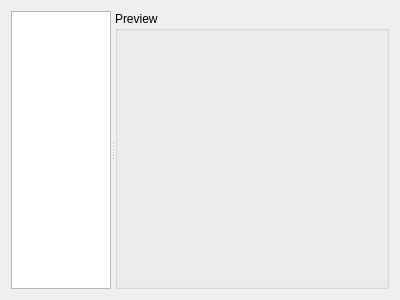
<?xml version="1.0" encoding="UTF-8"?>
<ui version="4.0">
 <class>CameraSelectionFormContentsClass</class>
 <widget class="QWidget" name="CameraSelectionFormContentsClass">
  <property name="geometry">
   <rect>
    <x>0</x>
    <y>0</y>
    <width>400</width>
    <height>300</height>
   </rect>
  </property>
  <property name="sizePolicy">
   <sizepolicy hsizetype="Expanding" vsizetype="Expanding">
    <horstretch>0</horstretch>
    <verstretch>0</verstretch>
   </sizepolicy>
  </property>
  <property name="windowTitle">
   <string>CameraSelectionFormContents</string>
  </property>
  <layout class="QVBoxLayout" name="verticalLayout">
   <item>
    <widget class="QSplitter" name="splitter">
     <property name="sizePolicy">
      <sizepolicy hsizetype="Expanding" vsizetype="Preferred">
       <horstretch>0</horstretch>
       <verstretch>100</verstretch>
      </sizepolicy>
     </property>
     <property name="orientation">
      <enum>Qt::Horizontal</enum>
     </property>
     <widget class="QTableWidget" name="m_cameraTableWidget">
      <property name="sizePolicy">
       <sizepolicy hsizetype="Expanding" vsizetype="Expanding">
        <horstretch>4</horstretch>
        <verstretch>0</verstretch>
       </sizepolicy>
      </property>
      <property name="editTriggers">
       <set>QAbstractItemView::NoEditTriggers</set>
      </property>
      <property name="tabKeyNavigation">
       <bool>false</bool>
      </property>
      <property name="selectionMode">
       <enum>QAbstractItemView::SingleSelection</enum>
      </property>
      <property name="selectionBehavior">
       <enum>QAbstractItemView::SelectRows</enum>
      </property>
      <attribute name="horizontalHeaderVisible">
       <bool>false</bool>
      </attribute>
      <attribute name="horizontalHeaderStretchLastSection">
       <bool>true</bool>
      </attribute>
      <attribute name="verticalHeaderVisible">
       <bool>false</bool>
      </attribute>
      <attribute name="verticalHeaderVisible">
       <bool>false</bool>
      </attribute>
      <attribute name="horizontalHeaderStretchLastSection">
       <bool>true</bool>
      </attribute>
      <attribute name="horizontalHeaderVisible">
       <bool>false</bool>
      </attribute>
     </widget>
     <widget class="QGroupBox" name="previewGroupBox">
      <property name="sizePolicy">
       <sizepolicy hsizetype="Expanding" vsizetype="Expanding">
        <horstretch>100</horstretch>
        <verstretch>0</verstretch>
       </sizepolicy>
      </property>
      <property name="title">
       <string>Preview</string>
      </property>
      <layout class="QHBoxLayout" name="horizontalLayout_2">
       <item>
        <widget class="ImageView" name="m_previewImageWidget" native="true"/>
       </item>
      </layout>
     </widget>
    </widget>
   </item>
  </layout>
 </widget>
 <layoutdefault spacing="6" margin="11"/>
 <customwidgets>
  <customwidget>
   <class>ImageView</class>
   <extends>QWidget</extends>
   <header>ImageView.h</header>
   <container>1</container>
  </customwidget>
 </customwidgets>
 <resources/>
 <connections/>
</ui>
